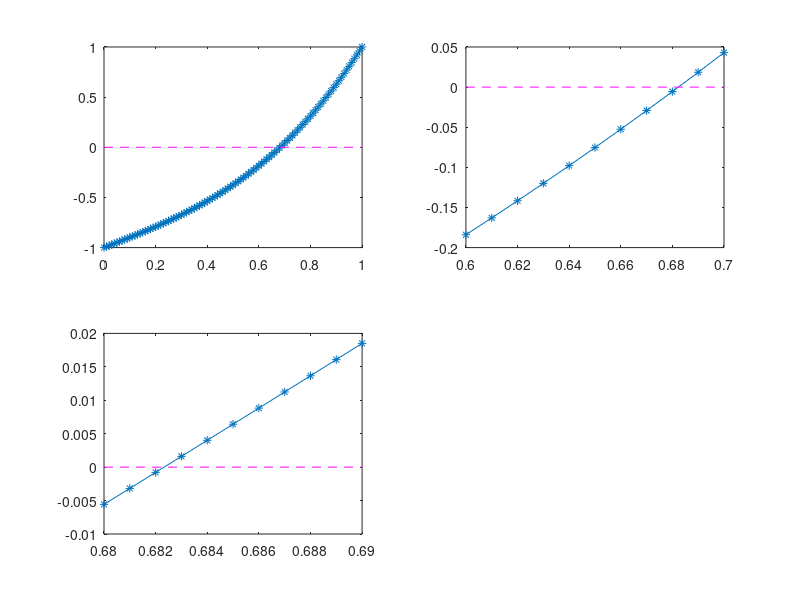

MATLAB code to generate this figure: (Note: this script raises an error after producing the figure.)
format long
x = [ 0.0: 0.01: 1.00 ];

y = x.^3 + x - 1;
subplot( 2, 2, 1 );
plot( x, y, '-*' )
hold on;

xlim = get(gca, 'Xlim')
subplot( 2, 2, 1 )
plot( xlim, [ 0, 0 ], 'm--' );
hold on;
% subplot( 2, 2, 2 )
x = [ 0.6: 0.01: 0.7 ];

y = x.^3 + x - 1;
subplot( 2, 2, 2 );
plot( x, y, '-*' )
hold on;

xlim = get(gca, 'Xlim')
subplot( 2, 2, 2 )
plot( xlim, [ 0, 0 ], 'm--' );
hold on;

% subplot( 2, 2, 3 )
x = [ 0.68: 0.001: 0.69 ];

y = x.^3 + x - 1;
subplot( 2, 2, 3 );
plot( x, y, '-*' )
hold on;

xlim = get(gca, 'Xlim')
subplot( 2, 2, 3 )
plot( xlim, [ 0, 0 ], 'm--' );
hold on;

f = @( x ) x ^ 3 + x - 1 % define a function
startPos = 0.0
endPos = 1.0
t = 0.001

%root = bisect( f, startPos, endPos, t )
%input('press any key to continue');


t = 0.00005 % different precision
%root = bisect( f, startPos, endPos, t )


root = bisectYongjies( f, startPos, endPos, t )
%root = bisectYongjies( f, -10000, 1000000, t )

